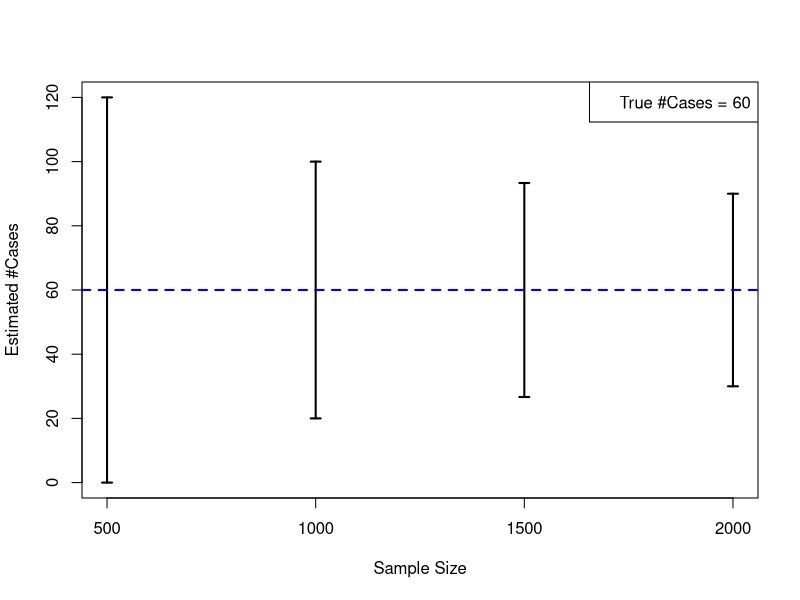
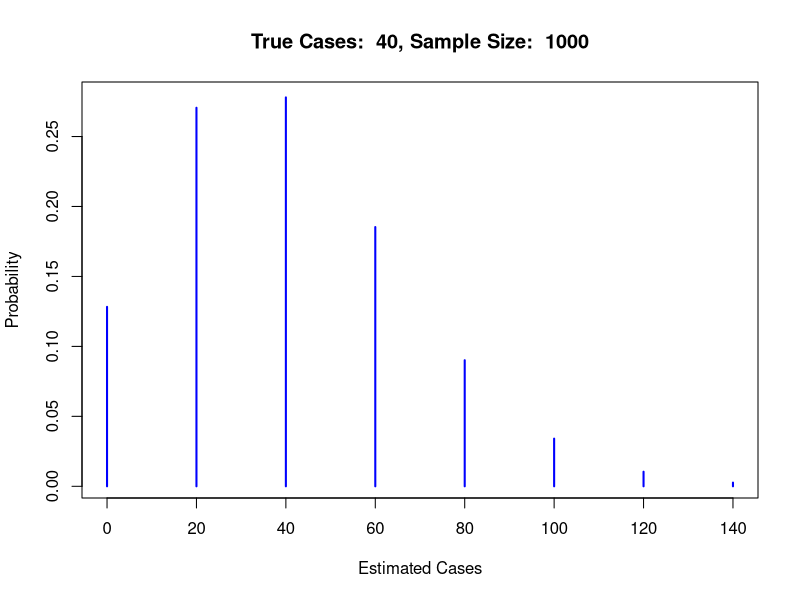
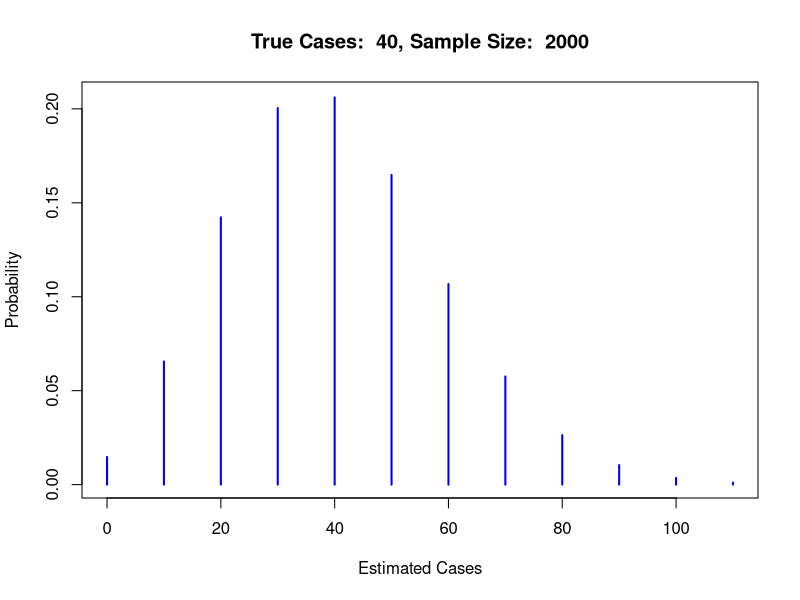
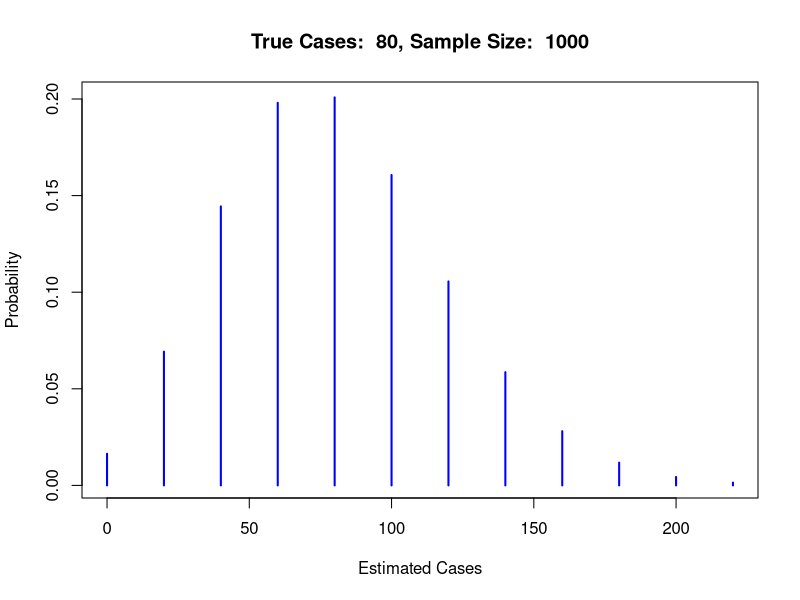

The R script that drew these images, in order:
## ---- chunk 1
knitr::opts_chunk$set(echo = TRUE)
## ---- chunk 2
get_pool_fraction <- function(pool_size, prob_positive) {
  1 / pool_size + 1 - (1 - prob_positive)^pool_size
}
get_pool_tests <- function(n, pool_size, prob_positive) {
  round(n * get_pool_fraction(pool_size, prob_positive))
}
## ---- chunk 3
N <- 20000
cases <- (2:10) * 10 
prevalence <- 100 * cases / N
n_tests <- round((20000 + 1) / (cases + 1))
foo <- as.data.frame(cbind(cases, prevalence, n_tests))
knitr::kable(foo, col.names = c('#Cases ($C$)', 'Prevalence (%)', 'Expected #Samples'),
             caption = 'Expected number of samples before the first positive result under random sampling without replacement from a population of size 20,000.')
## ---- chunk 4
get_est_range <- function(sample_size, Npositive, popn_size = 20000, alpha = 0.2) {
  Plower <- qhyper(alpha / 2, Npositive, popn_size - Npositive, sample_size)
  Pupper <- qhyper(1 - alpha / 2, Npositive, popn_size - Npositive, sample_size)
  Elower <- popn_size * Plower / sample_size
  Eupper <- popn_size * Pupper / sample_size
  return(c(floor(Elower), ceiling(Eupper)))
}
plot_est_range <- function(sample_size, Npositive, popn_size = 20000, alpha = 0.2) {
# vectorized over sample_size
  Plower <- qhyper(alpha / 2, Npositive, popn_size - Npositive, sample_size)
  Pupper <- qhyper(1 - alpha / 2, Npositive, popn_size - Npositive, sample_size)
  Elower <- popn_size * Plower / sample_size
  Eupper <- popn_size * Pupper / sample_size
  matplot(sample_size, cbind(Elower, Eupper),
          xlab = 'Sample Size', ylab = 'Estimated #Cases',
          main = '', pch = '')
  arrows(sample_size, Elower, sample_size, Eupper, length = 0.05,
         angle = 90, code = 3, lwd = 2)
  abline(h = Npositive, lty = 2, col = 'blue', lwd = 2)
  title1 <- 'True #Cases = '
  title2 <- bquote(.(Npositive))
  mytitle <- paste0(title1, title2)
  legend('topright', legend = mytitle)
}
## ---- chunk 5
plot_est_range(c(500, 1000, 1500, 2000), 60)
## ---- chunk 6
get_power <- function(n, p, p0, N = 20000, alpha = 0.1) {
  finite_correct <- (N - n) / (N - 1) # finite popn correction
  mu <- (p - p0) / sqrt(finite_correct * p0 * (1 - p0) /n)
  s <- sqrt(p * (1 - p) / (p0 * (1 - p0)))
  alpha <- 0.1
  critical_value <- qnorm(0.9)
  return(1 - pnorm(critical_value, mu, s))
}
get_power(1400, p = 100/20000, p0 = 50/20000)
get_power(1400, p = 200/20000, p0 = 50/20000)
## ---- chunk 7
p1 <- 20/20000
p2 <- 100/20000
k <- 6
c(1 / k + 1 - (1 - p1)^k, 1 / k + 1 - (1 - p2)^k)
## ---- chunk 8
plot_C_hat <- function(n, C, N = 20000) {
  lower <- qhyper(0.001, C, N - C, n)
  upper <- qhyper(0.999, C, N - C, n)
  C_hat <- N * lower:upper / n
  prob_C_hat <- dhyper(lower:upper, C, N - C, n)
  title1 <- paste('True Cases: ', bquote(.(C)))
  title2 <- paste('Sample Size: ', bquote(.(n)))
  mytitle <- paste0(title1, ', ', title2)
  plot(C_hat, prob_C_hat, type = 'h', ylab = 'Probability', xlab = 'Estimated Cases',
       col = 'blue', lwd = 2, main = mytitle)
}
plot_C_hat(1000, 40)
## ---- chunk 9
d_C_hat <- function(x, n, C, N = 20000) {
  dhyper(n * x / N, C, N - C, n)
}
## ---- chunk 10
plot_C_hat(2000, 40)
## ---- chunk 11
plot_C_hat(1000, 80)
